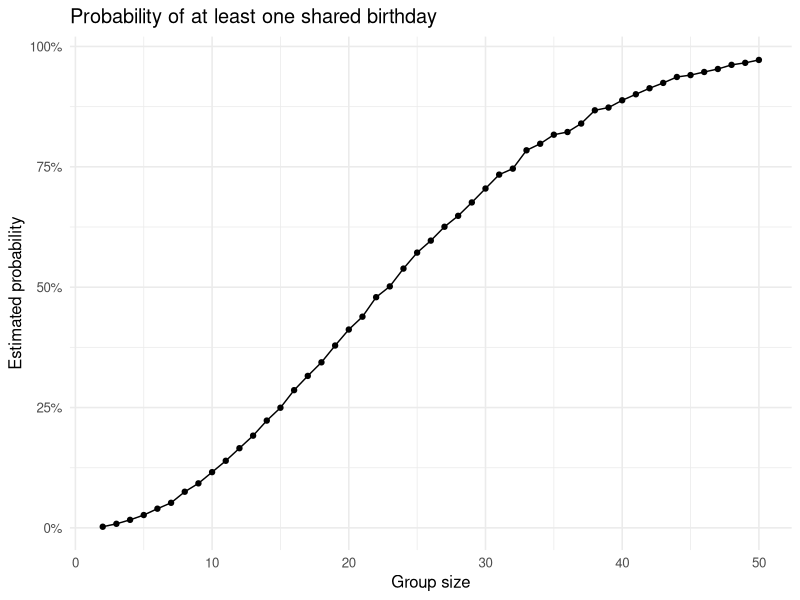

Generate this figure with R:
## ---- chunk 1
library(tidyverse)
set.seed(1)

knitr::opts_chunk$set(
  echo = TRUE, message = FALSE, warning = FALSE,
  fig.align = "center", fig.width = 7, fig.height = 4, dpi = 200
)


if (!dir.exists("data")) dir.create("data")
if (!dir.exists("results")) dir.create("results")
## ---- chunk 2
bday_sim = function(n_room){
  birthdays = sample(1:365, n_room, replace = TRUE)
  
  repeated_bday = length(unique(birthdays)) < n_room
  
  repeated_bday
}


bday_sim_results = 
  expand_grid(
    bdays = 2:50,        
    iter = 1:10000        
  ) |> 
  mutate(
    result = map_lgl(bdays, bday_sim)   
  ) |> 
  group_by(
    bdays
  ) |> 
  summarize(
    prob_repeat = mean(result)
  )


bday_sim_results |> 
  ggplot(aes(x = bdays, y = prob_repeat)) +
  geom_point() +
  geom_line() +
  scale_y_continuous(labels = scales::percent_format(accuracy = 1)) +
  labs(
    title = "Probability of at least one shared birthday",
    x = "Group size",
    y = "Estimated probability"
  ) +
  theme_minimal(base_size = 12)

## ---- chunk 3
n <- 30
sigma <- 5
alpha <- 0.05
mus <- 0:6
n_sims <- 5000

sim_one_mu <- function(mu, n_sims, n, sigma, alpha = 0.05) {
  tibble(sim = 1:n_sims) |>
    mutate(
      x = map(sim, ~ rnorm(n, mean = mu, sd = sigma)),
      t_out = map(x, ~ t.test(.x, mu = 0, conf.level = 1 - alpha)),
      t_tidy = map(t_out, broom::tidy)
    ) |>
    select(-x, -t_out) |>
    unnest(t_tidy) |>
    transmute(mu = mu, estimate = estimate, p_value = p.value)
}


